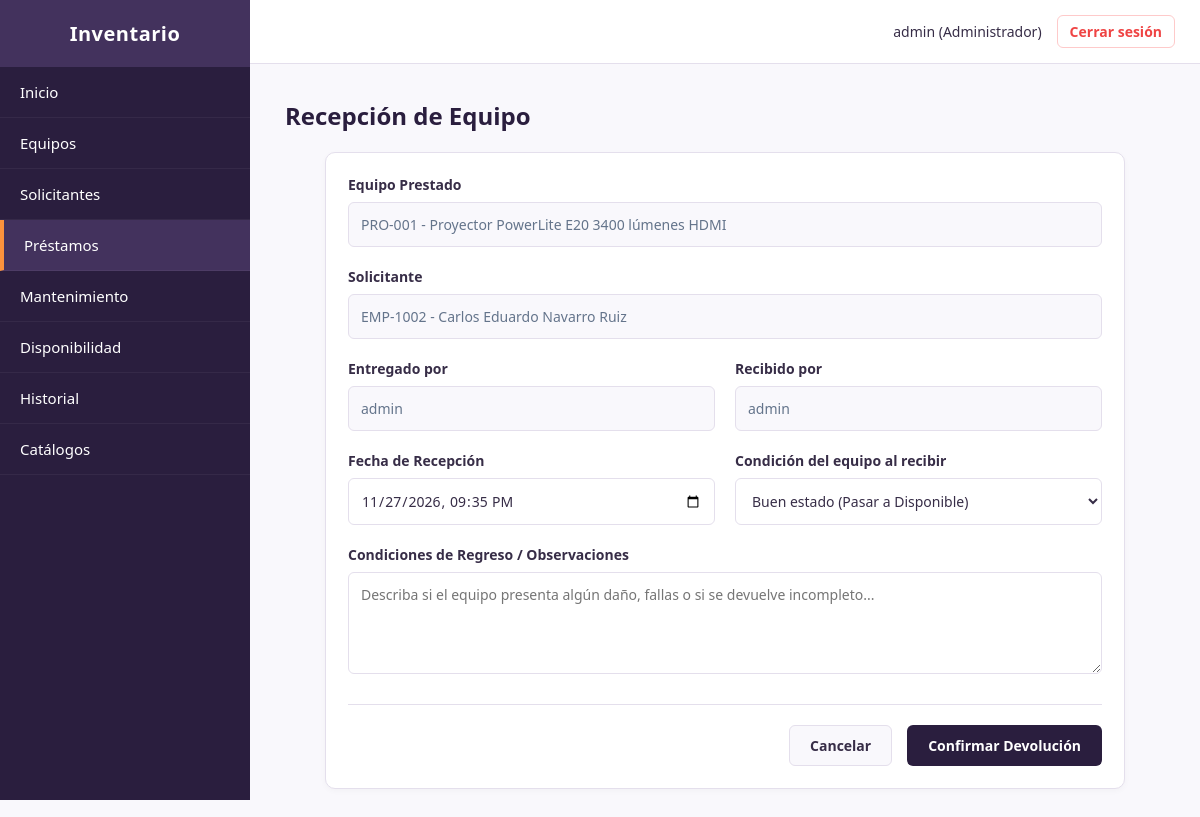
/pages/prestamos/devolucion.php?id=10 (signed in), run on the app's committed database.
### tables this page shows
CREATE TABLE IF NOT EXISTS prestamos (
    id_prestamo INT AUTO_INCREMENT PRIMARY KEY,
    id_inventario VARCHAR(50) NOT NULL,
    id_solicitante INT NOT NULL,
    id_usuario_entrega INT NOT NULL,
    id_usuario_recepcion INT DEFAULT NULL,
    fecha_prestamo DATETIME NOT NULL DEFAULT CURRENT_TIMESTAMP,
    fecha_prevista_devolucion DATETIME NOT NULL,
    fecha_recepcion DATETIME DEFAULT NULL,
    condicion_regreso TEXT DEFAULT NULL,
    CONSTRAINT chk_fecha_prevista CHECK (fecha_prevista_devolucion >= fecha_prestamo),
    CONSTRAINT chk_fecha_recepcion CHECK (fecha_recepcion IS NULL OR fecha_recepcion >= fecha_prestamo),
    FOREIGN KEY (id_inventario) REFERENCES equipos(id_inventario) ON DELETE RESTRICT ON UPDATE CASCADE,
    FOREIGN KEY (id_solicitante) REFERENCES solicitantes(id_solicitante) ON DELETE RESTRICT ON UPDATE CASCADE,
    FOREIGN KEY (id_usuario_entrega) REFERENCES usuarios_app(id_usuario) ON DELETE RESTRICT ON UPDATE CASCADE,
    FOREIGN KEY (id_usuario_recepcion) REFERENCES usuarios_app(id_usuario) ON DELETE RESTRICT ON UPDATE CASCADE
);

CREATE TABLE IF NOT EXISTS equipos (
    id_inventario VARCHAR(50) PRIMARY KEY,
    descripcion VARCHAR(200) NOT NULL,
    id_categoria INT NOT NULL,
    id_marca INT NOT NULL,
    condicion_actual ENUM('Disponible', 'Prestado', 'Mantenimiento', 'Baja') DEFAULT 'Disponible',
    FOREIGN KEY (id_categoria) REFERENCES categorias(id_categoria) ON DELETE RESTRICT ON UPDATE CASCADE,
    FOREIGN KEY (id_marca) REFERENCES marcas(id_marca) ON DELETE RESTRICT ON UPDATE CASCADE
);

CREATE TABLE IF NOT EXISTS solicitantes (
    id_solicitante INT AUTO_INCREMENT PRIMARY KEY,
    numero_institucional VARCHAR(50) UNIQUE NOT NULL,
    nombre VARCHAR(150) NOT NULL,
    id_departamento INT NOT NULL,
    FOREIGN KEY (id_departamento) REFERENCES departamentos(id_departamento) ON DELETE RESTRICT ON UPDATE CASCADE
);

CREATE TABLE IF NOT EXISTS usuarios_app (
    id_usuario INT AUTO_INCREMENT PRIMARY KEY,
    username VARCHAR(50) UNIQUE NOT NULL,
    password_hash VARCHAR(255) NOT NULL,
    rol ENUM('Administrador', 'Consulta') NOT NULL
);

### pages/prestamos/devolucion.php (the view, shortened to what this page needs)
<?php
$base = '../../';
require_once $base . 'includes/auth.php';
require_once $base . 'includes/conexion.php';
$id_prestamo = (int) ($_GET['id'] ?? $_POST['id_prestamo'] ?? 0);
$stmt = $pdo->prepare(
    'SELECT p.id_prestamo, p.id_inventario, p.fecha_prestamo,
            e.descripcion AS equipo,
            s.numero_institucional, s.nombre AS solicitante,
            u.username AS entregado_por
     FROM prestamos p
     INNER JOIN equipos e ON p.id_inventario = e.id_inventario
     INNER JOIN solicitantes s ON p.id_solicitante = s.id_solicitante
     INNER JOIN usuarios_app u ON p.id_usuario_entrega = u.id_usuario
     WHERE p.id_prestamo = ? AND p.fecha_recepcion IS NULL'
);
$stmt->execute([$id_prestamo]);
$prestamo = $stmt->fetch();
$fecha_recepcion = $_POST['fecha_recepcion'] ?? date('Y-m-d\TH:i');
$nuevo_estado = $_POST['nuevo_estado'] ?? 'Disponible';
require $base . 'includes/header.php';
?>
            <h1>Recepción de Equipo</h1>
            <div class="panel form-panel">
                <form action="devolucion.php" method="POST">
                    <div class="form-grid">
                        <div class="form-group full-width">
                            <label for="info_equipo">Equipo Prestado</label>
                            <input type="text" id="info_equipo" value="<?= htmlspecialchars($prestamo['id_inventario'] . ' - ' . $prestamo['equipo']) ?>" disabled>
                        </div>
                        <div class="form-group full-width">
                            <label for="info_solicitante">Solicitante</label>
                            <input type="text" id="info_solicitante" value="<?= htmlspecialchars($prestamo['numero_institucional'] . ' - ' . $prestamo['solicitante']) ?>" disabled>
                        </div>
                        <div class="form-group">
                            <label for="info_usuario_entrega">Entregado por</label>
                            <input type="text" id="info_usuario_entrega" value="<?= htmlspecialchars($prestamo['entregado_por']) ?>" disabled>
                        </div>
                        <div class="form-group">
                            <label for="info_usuario_recepcion">Recibido por</label>
                            <input type="text" id="info_usuario_recepcion" value="<?= htmlspecialchars($_SESSION['username']) ?>" disabled>
                        </div>
                        <div class="form-group">
                            <label for="fecha_recepcion">Fecha de Recepción</label>
                            <input type="datetime-local" id="fecha_recepcion" name="fecha_recepcion" value="<?= htmlspecialchars($fecha_recepcion) ?>" required>
                        </div>
                        <div class="form-group">
                            <label for="nuevo_estado">Condición del equipo al recibir</label>
                            <select id="nuevo_estado" name="nuevo_estado" required>
                                <option value="Disponible"<?= $nuevo_estado === 'Disponible' ? ' selected' : '' ?>>Buen estado (Pasar a Disponible)</option>
                            </select>
                        </div>
                    </div>
                    <div class="form-group full-width">
                        <label for="condicion_regreso">Condiciones de Regreso / Observaciones</label>
                        <textarea id="condicion_regreso" name="condicion_regreso" rows="4" placeholder="Describa si el equipo presenta algún daño, fallas o si se devuelve incompleto..." required><?= htmlspecialchars($condicion_regreso) ?></textarea>
                    </div>
                    <div class="form-actions">
                        <a href="prestamos.php" class="btn-secondary">Cancelar</a>
                        <button type="submit" class="btn-primary">Confirmar Devolución</button>
                    </div>
                </form>
            </div>
<?php
require $base . 'includes/footer.php';
?>

### css/estilos.css (style rules this page uses)
:root { --color-primario: #2a1e3e; --color-secundario: #43325d; --color-fondo: #f9f8fc; --color-blanco: #ffffff; --color-borde: #e4dfec; --color-texto: #372d47; --color-acento: #fb923c; --color-peligro: #ef4444; }
* { box-sizing: border-box; margin: 0; padding: 0; font-family: system-ui, -apple-system, 'Segoe UI', Roboto, sans-serif; }
body { background-color: var(--color-fondo); color: var(--color-texto); display: flex; flex-direction: column; min-height: 100vh; }
body.admin-layout { flex-direction: column; }
.content h1 { margin-bottom: 20px; color: var(--color-primario); font-size: 24px; }
.card, .panel { background-color: var(--color-blanco); padding: 22px; border-radius: 10px; border: 1px solid var(--color-borde); box-shadow: 0 2px 6px rgba(0, 0, 0, 0.03); min-width: 0; }
.form-panel { max-width: 800px; margin: 0 auto; }
.form-grid { display: grid; grid-template-columns: 1fr; gap: 0 20px; }
.form-group { margin-bottom: 20px; text-align: left; }
.form-group.full-width { grid-column: 1 / -1; }
.form-group label { display: block; margin-bottom: 8px; font-weight: 600; font-size: 14px; }
.form-group input, .form-group select, .form-group textarea { width: 100%; padding: 12px; border: 1px solid var(--color-borde); border-radius: 6px; font-size: 14px; background-color: var(--color-blanco); color: var(--color-texto); }
.form-group textarea { resize: vertical; }
.form-group input:disabled, .form-group textarea:disabled { background-color: var(--color-fondo); color: #64748b; cursor: not-allowed; }
.form-actions { display: flex; flex-wrap: wrap; justify-content: flex-end; gap: 15px; margin-top: 25px; padding-top: 20px; border-top: 1px solid var(--color-borde); }
.btn-primary, .btn-secondary { display: inline-block; padding: 10px 20px; border-radius: 6px; font-size: 14px; font-weight: 600; text-decoration: none; text-align: center; cursor: pointer; transition: background-color 0.2s; }
.btn-primary { background-color: var(--color-primario); color: var(--color-blanco); border: 1px solid transparent; }
.btn-secondary { background-color: var(--color-fondo); color: var(--color-texto); border: 1px solid var(--color-borde); }
@media (min-width: 768px) { body.admin-layout { flex-direction: row; } }
@media (min-width: 768px) { .form-grid { grid-template-columns: 1fr 1fr; } }

### data on the page
prestamos: id_inventario.descripcion "PRO-001 - Proyector PowerLite E20 3400 lúmenes HDMI", id_solicitante.nombre "EMP-1002 - Carlos Eduardo Navarro Ruiz", id_usuario_entrega.username "admin"

### other printed values
$_SESSION['username'] "admin"
$_SESSION['rol'] "Administrador"
